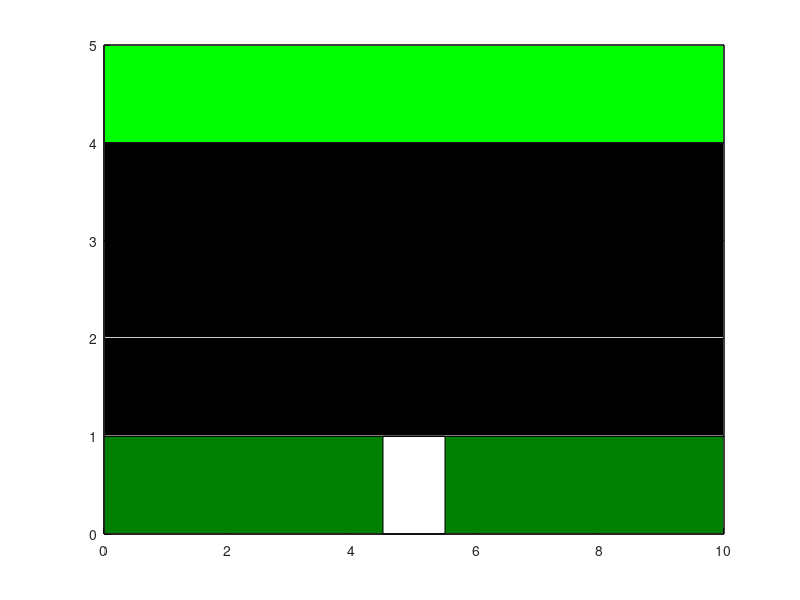

This chart was generated by the following MATLAB code:
rectangle('position',[0 0 10 5]) %big boundry

rectangle('position',[0 0 10 1],'facecolor',[0 0.5,0])%lanes
rectangle('position',[0 1 10 1],'facecolor','k')
rectangle('position',[0 2 10 1],'facecolor','k')
rectangle('position',[0 3 10 1],'facecolor','k')
rectangle('position',[0 4 10 1],'facecolor','g')
axis on

cow = rectangle('position',[4.5 0 1 1],'facecolor','w');%character

function movecow(arrowkey);

poscowX = get(cow,'XData')%searching for position of cow on the board
poscowY = get(cow,'YData')

switch arrowkey(2).Key
    case 'uparrow'
    if poscowY<4
        poscowY = poscowY+1
    end
    
    case 'downarrow'
    if poscowY>0
    poswcowY= poscowY-1
    end
    
    case 'leftarrow'
        if poscowX>0
        poscowX = poscowX-1
        end
        
    case 'rightharrow'
        if pocowX<10
        poscowX = poscowX+1
        end
end
display poscowY

end


                
                
                
                
                
